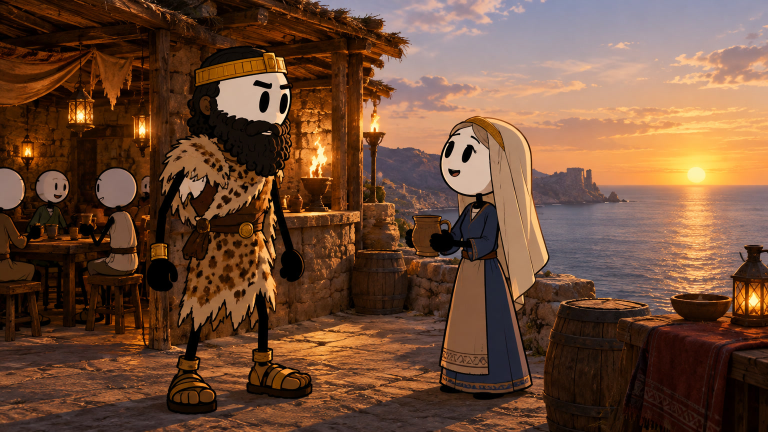
#> input picture studio/stories/gilgamesh/img_jpg/26.jpg, 1536 x 864 px, found by its file name (shown at 1/2 size)
$ python thumb.py
#> lines starting #> are read from the running program, lines starting #| are printed output that depends on the picture
# YouTube thumbnail (1280x720) from scene images + bold Arabic text.
from PIL import Image, ImageDraw, ImageFont, ImageFilter, ImageEnhance
W, H = 1280, 720
F = 'NotoNaskhArabic-Bold.ttf'
def font(sz): return ImageFont.truetype(F, sz, layout_engine=ImageFont.Layout.RAQM)
def text(d, xy, t, sz, fill, stroke=10, anchor='ra'):
    d.text(xy, t, font=font(sz), fill=fill, stroke_width=stroke, stroke_fill=(0, 0, 0), direction='rtl', language='ar', anchor=anchor)
bg = Image.open('img_jpg/26.jpg').convert('RGB').resize((W, H), Image.LANCZOS)
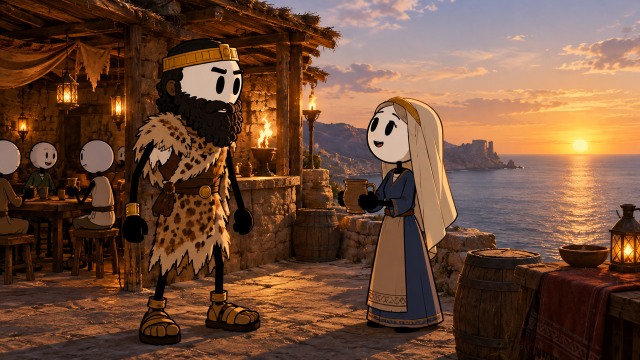
#> bg: PIL image 1280x720 RGB (shown at 1/2 size); mean R, G, B 110.6, 75.5, 54.1
bg = ImageEnhance.Contrast(ImageEnhance.Color(bg).enhance(1.25)).enhance(1.1)
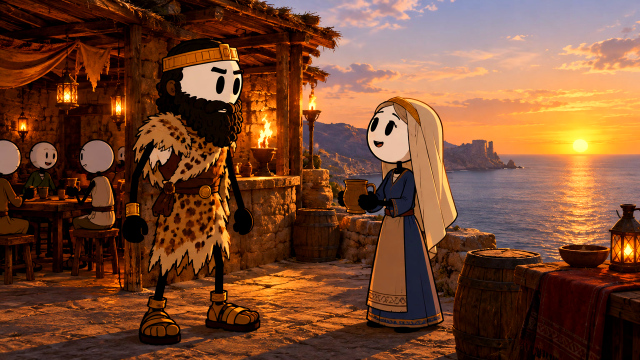
#> bg: PIL image 1280x720 RGB (shown at 1/2 size); mean R, G, B 118.5, 72.3, 46.5
# dark gradient on the right for text
ov = Image.new('L', (W, H), 0); g = ImageDraw.Draw(ov)
for x in range(W):
    g.line([(x, 0), (x, H)], fill=int(max(0, (x - 520) / (W - 520)) * 190))
bg.paste(Image.new('RGB', (W, H), (0, 0, 0)), (0, 0), ov)
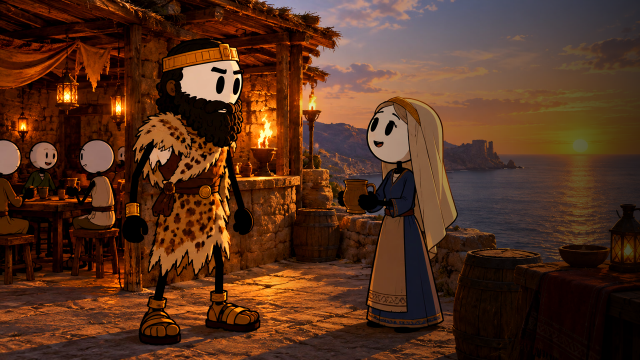
#> bg: PIL image 1280x720 RGB (shown at 1/2 size); mean R, G, B 85.8, 49.4, 29.8
d = ImageDraw.Draw(bg)
text(d, (W - 40, 15), 'نجت من', 150, (255, 255, 255), 12)
text(d, (W - 40, 190), '3 سفن', 160, (255, 214, 60), 12)
text(d, (W - 40, 365), 'غرقت!', 150, (255, 80, 60), 11)
# small "قصة حقيقية" tag
tag = 'قصة حقيقية'; f = font(46); bb = d.textbbox((0, 0), tag, font=f, direction='rtl', language='ar')
#> after `bb = d.textbbox((0, 0), tag, font=f, direction='rtl', language='ar')`: bb = (0, 13, 229, 50)
tw, th = bb[2] - bb[0], bb[3] - bb[1]
#> tw = 229; th = 37
d.rounded_rectangle([W - 40 - tw - 40, 600, W - 40, 600 + th + 34], 14, fill=(200, 20, 30))
d.text((W - 60, 612), tag, font=f, fill=(255, 255, 255), direction='rtl', language='ar', anchor='ra')
bg.save('thumb.jpg', quality=92)
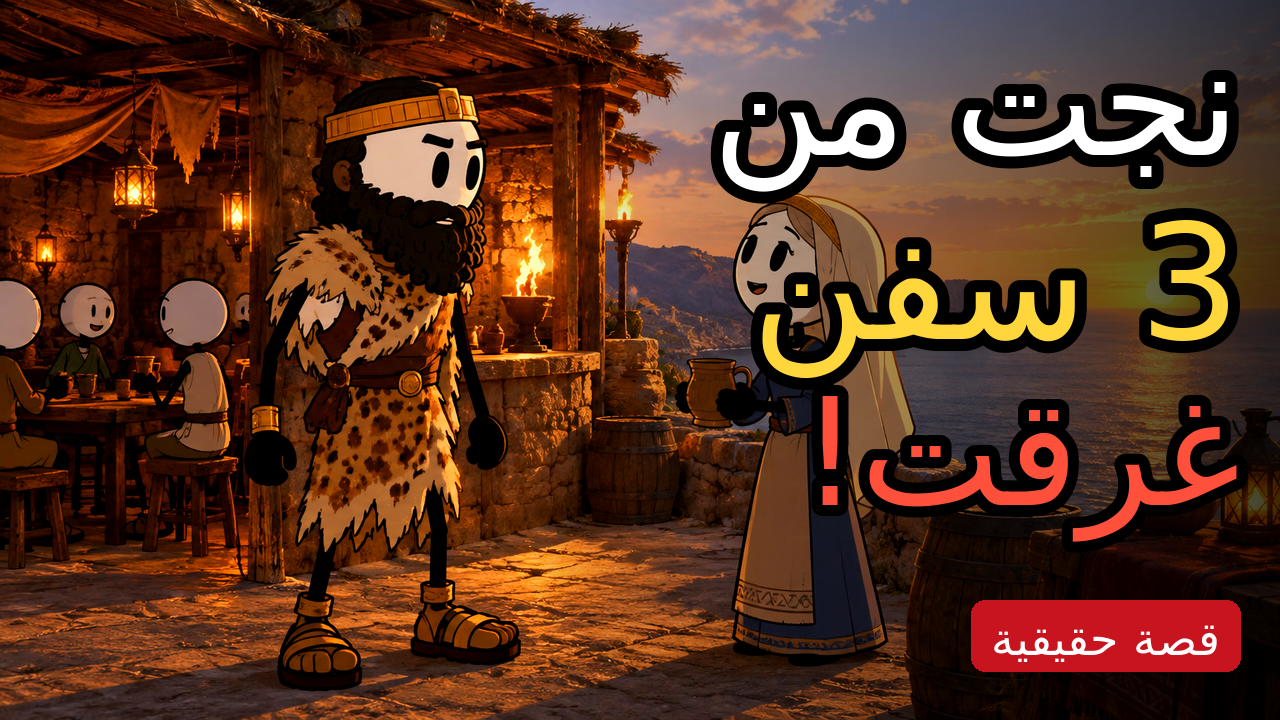
#> saved as thumb.jpg: PIL image 1280x720 RGB; mean R, G, B 89.3, 49.9, 30

$ run again, with studio/stories/gilgamesh/img_jpg/0.jpg copied over studio/stories/gilgamesh/img_jpg/26.jpg
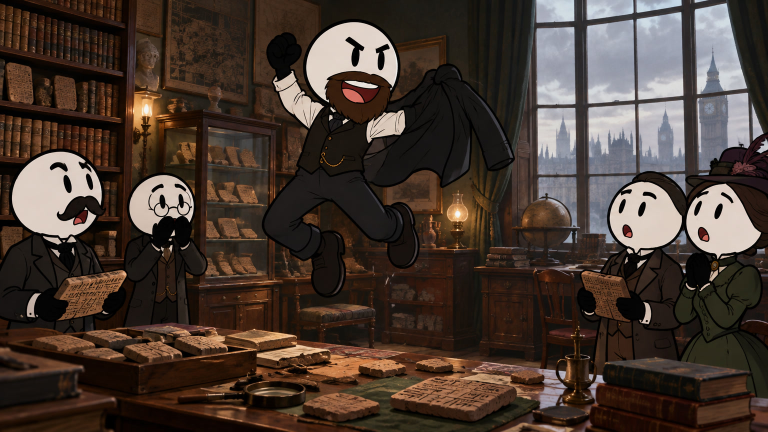
#> input picture studio/stories/gilgamesh/img_jpg/0.jpg, 1536 x 864 px, found by its file name (shown at 1/2 size)
#> ov: PIL image 1280x720 L; every value is 0
#> `bg.paste(Image.new('RGB', (W, H), (0, 0, 0)), (0, 0), ov)`:
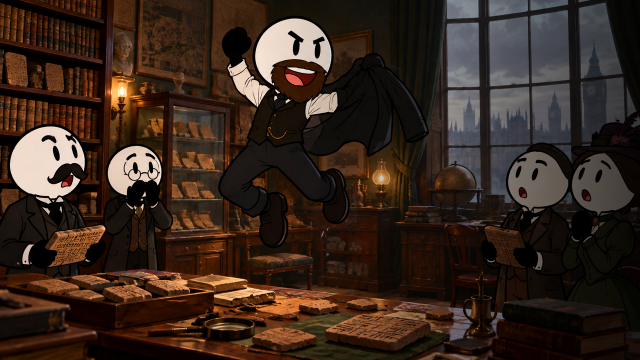
#> bg: PIL image 1280x720 RGB (shown at 1/2 size); mean R, G, B 55.8, 39.6, 29.7
#> bb = (0, 13, 229, 50)
#> tw = 229; th = 37
#> `bg.save('thumb.jpg', quality=92)`:
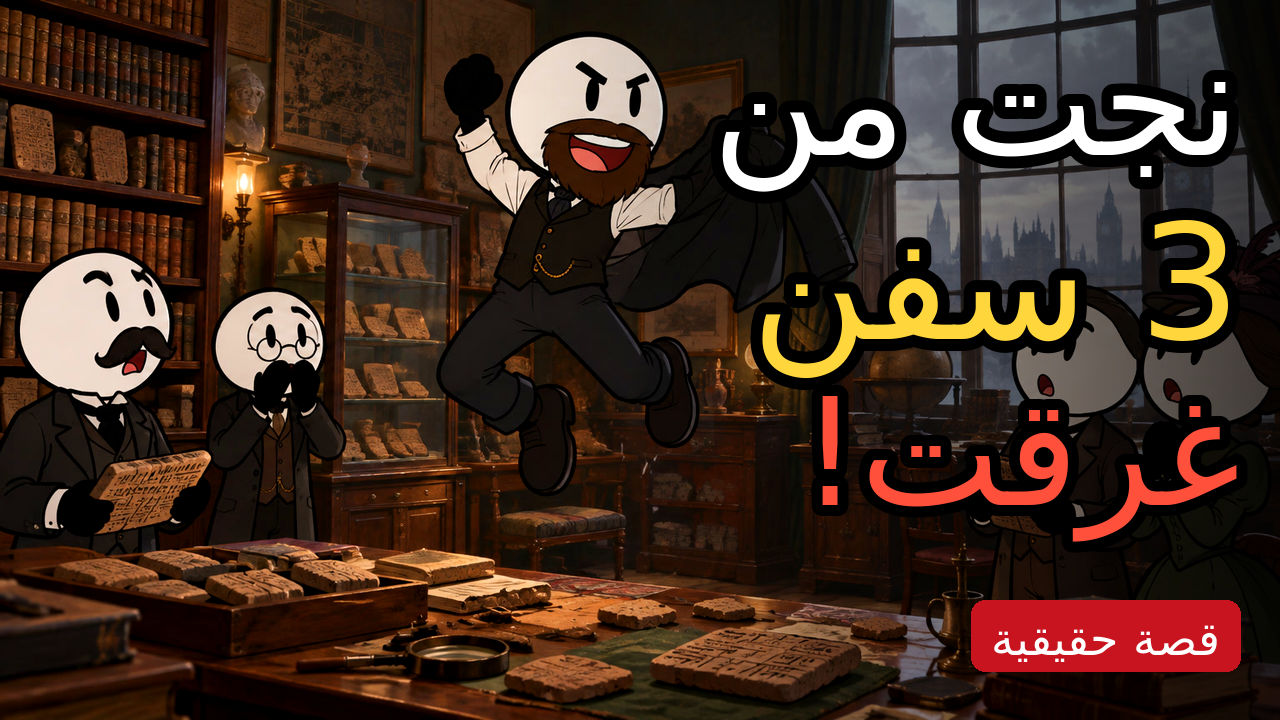
#> saved as thumb.jpg: PIL image 1280x720 RGB; mean R, G, B 64.3, 42.8, 31.2

$ run again, with studio/stories/gilgamesh/img_jpg/1.jpg copied over studio/stories/gilgamesh/img_jpg/26.jpg
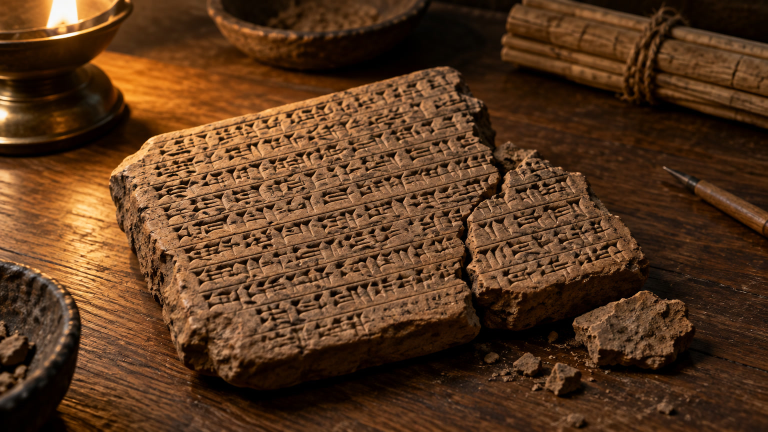
#> input picture studio/stories/gilgamesh/img_jpg/1.jpg, 1536 x 864 px, found by its file name (shown at 1/2 size)
#> ov: PIL image 1280x720 L; every value is 0
#> `bg.paste(Image.new('RGB', (W, H), (0, 0, 0)), (0, 0), ov)`:
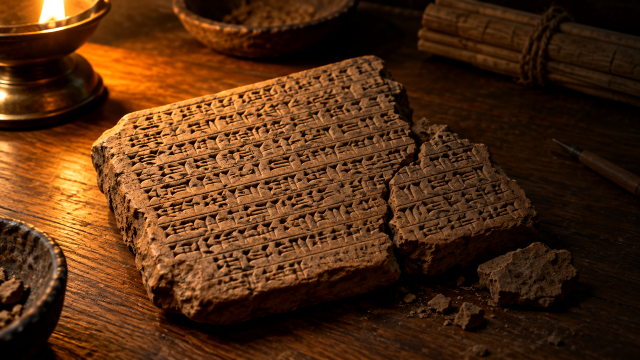
#> bg: PIL image 1280x720 RGB (shown at 1/2 size); mean R, G, B 82.1, 45.6, 18.5
#> bb = (0, 13, 229, 50)
#> tw = 229; th = 37
#> `bg.save('thumb.jpg', quality=92)`:
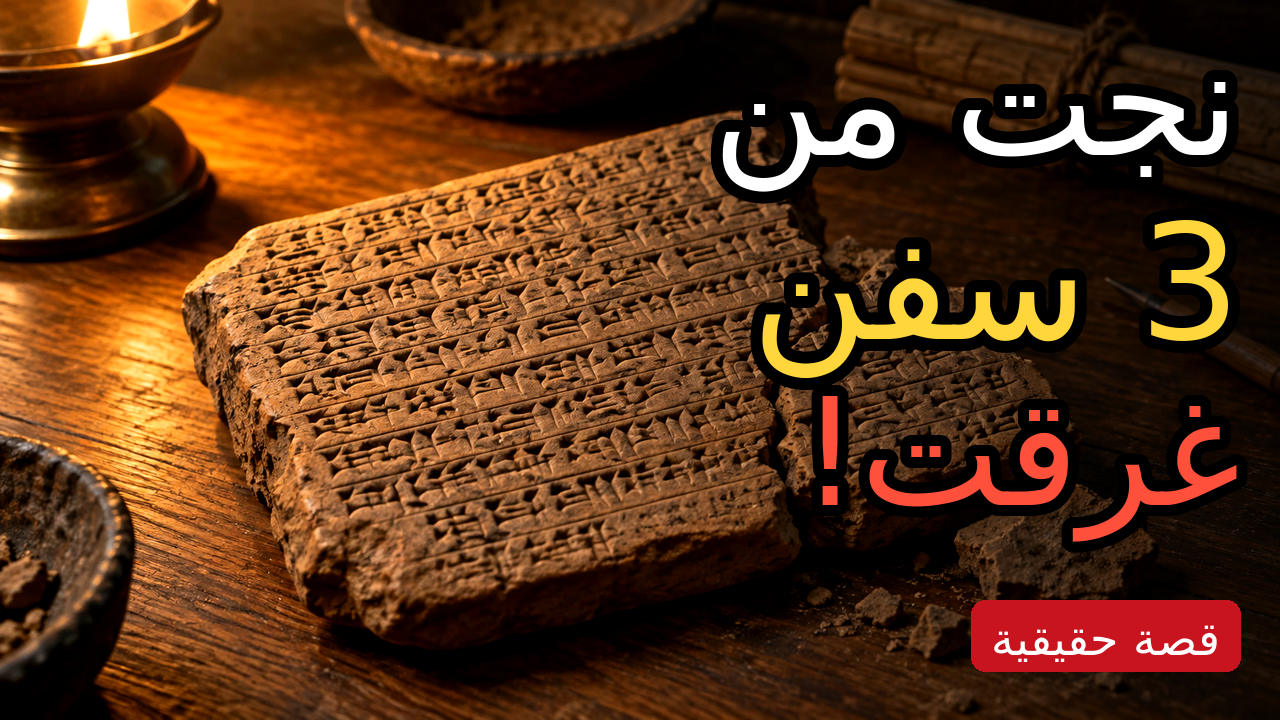
#> saved as thumb.jpg: PIL image 1280x720 RGB; mean R, G, B 90.5, 50.6, 23
